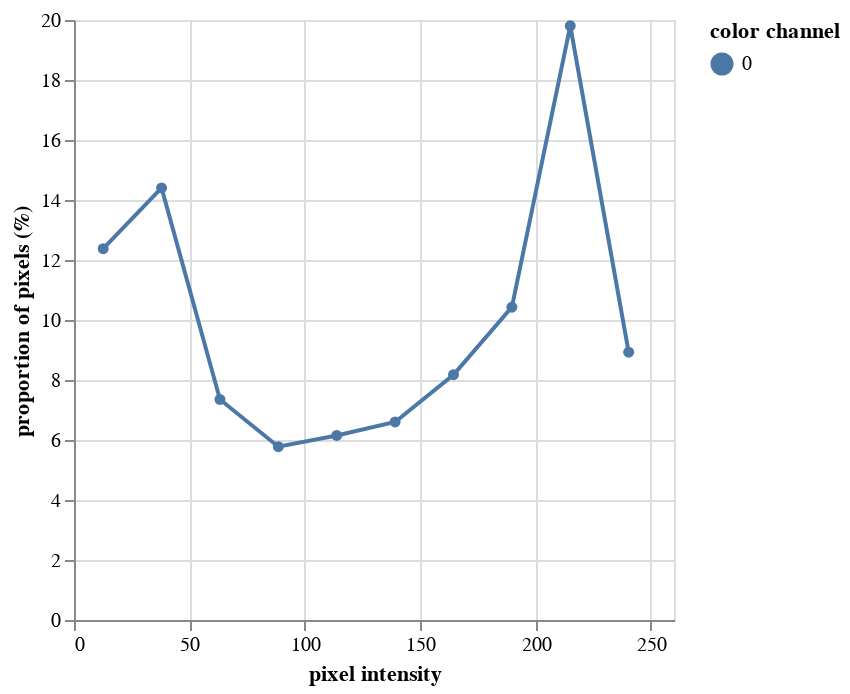

The notebook cell saved with this chart:
### Code cell
#plot histogram of data to more easily select a threshold. 
# Please note this step would not be included in a workflow when run in parallel

hist_figure1= pcv.visualize.histogram(l, bins=10)

### Figure 1 — Vega-Lite specification as saved in the notebook (floating-point values rounded to 4 significant figures)
{"config": {"view": {"continuousWidth": 300, "continuousHeight": 300}}, "data": {"name": "data-ec57c8376faeae3312e2285af8e2148d"}, "mark": {"type": "line", "point": true}, "encoding": {"color": {"field": "color channel", "type": "nominal"}, "tooltip": [{"field": "pixel intensity", "type": "quantitative"}, {"field": "proportion of pixels (%)", "type": "quantitative"}], "x": {"field": "pixel intensity", "type": "quantitative"}, "y": {"field": "proportion of pixels (%)", "type": "quantitative"}}, "params": [{"name": "param_1", "select": {"type": "interval", "encodings": ["x", "y"]}, "bind": "scales"}], "$schema": "https://vega.github.io/schema/vega-lite/v5.20.1.json", "datasets": {"data-ec57c8376faeae3312e2285af8e2148d": [{"pixel intensity": 12.65, "proportion of pixels (%)": 12.38, "hist_count": 165, "color channel": "0"}, {"pixel intensity": 37.95, "proportion of pixels (%)": 14.4, "hist_count": 192, "color channel": "0"}, {"pixel intensity": 63.25, "proportion of pixels (%)": 7.352, "hist_count": 98, "color channel": "0"}, {"pixel intensity": 88.55, "proportion of pixels (%)": 5.776, "hist_count": 77, "color channel": "0"}, {"pixel intensity": 113.8, "proportion of pixels (%)": 6.152, "hist_count": 82, "color channel": "0"}, {"pixel intensity": 139.2, "proportion of pixels (%)": 6.602, "hist_count": 88, "color channel": "0"}, {"pixel intensity": 164.4, "proportion of pixels (%)": 8.177, "hist_count": 109, "color channel": "0"}, {"pixel intensity": 189.8, "proportion of pixels (%)": 10.43, "hist_count": 139, "color channel": "0"}, {"pixel intensity": 215.1, "proportion of pixels (%)": 19.8, "hist_count": 264, "color channel": "0"}, {"pixel intensity": 240.4, "proportion of pixels (%)": 8.927, "hist_count": 119, "color channel": "0"}]}}
